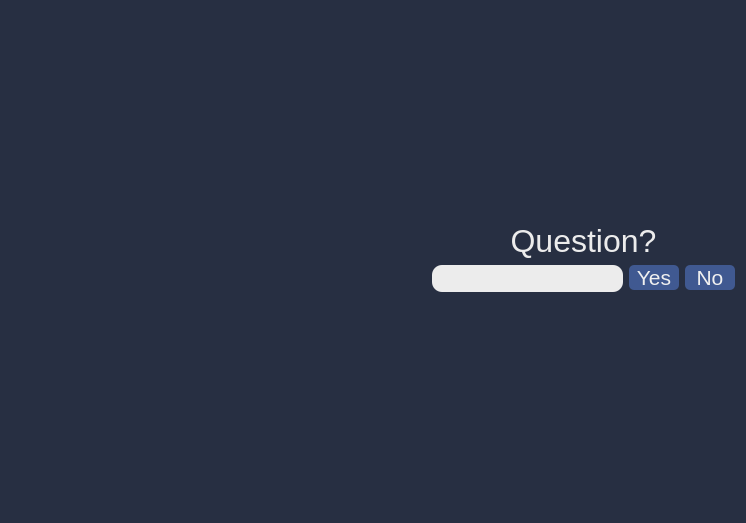
<?xml version="1.0" encoding="UTF-8"?>
<ui version="4.0">
 <class>DistractionQuestionWidget</class>
 <widget class="QWidget" name="DistractionQuestionWidget">
  <property name="geometry">
   <rect>
    <x>0</x>
    <y>0</y>
    <width>746</width>
    <height>523</height>
   </rect>
  </property>
  <property name="windowTitle">
   <string>Form</string>
  </property>
  <property name="styleSheet">
   <string notr="true">QWidget{
	color: rgb(236, 236, 236);
	background-color: rgb(39, 47,66);
	border-radius:10px;
}

QLineEdit{
background-color: rgb(236, 236, 236);
color: rgb(0,0,0);
}

QPushButton {
	border-radius: 5px;
}</string>
  </property>
  <layout class="QHBoxLayout" name="horizontalLayout" stretch="1,0,0">
   <item>
    <spacer name="horizontalSpacer">
     <property name="orientation">
      <enum>Qt::Horizontal</enum>
     </property>
     <property name="sizeType">
      <enum>QSizePolicy::Expanding</enum>
     </property>
     <property name="sizeHint" stdset="0">
      <size>
       <width>1920</width>
       <height>20</height>
      </size>
     </property>
    </spacer>
   </item>
   <item>
    <widget class="QLabel" name="_image">
     <property name="sizePolicy">
      <sizepolicy hsizetype="Preferred" vsizetype="Preferred">
       <horstretch>1</horstretch>
       <verstretch>1</verstretch>
      </sizepolicy>
     </property>
     <property name="minimumSize">
      <size>
       <width>0</width>
       <height>300</height>
      </size>
     </property>
     <property name="maximumSize">
      <size>
       <width>16777215</width>
       <height>600</height>
      </size>
     </property>
     <property name="text">
      <string/>
     </property>
    </widget>
   </item>
   <item>
    <layout class="QVBoxLayout" name="verticalLayout">
     <item alignment="Qt::AlignBottom">
      <widget class="QLabel" name="_questionLabel">
       <property name="font">
        <font>
         <pointsize>24</pointsize>
        </font>
       </property>
       <property name="text">
        <string>Question?</string>
       </property>
       <property name="alignment">
        <set>Qt::AlignCenter</set>
       </property>
       <property name="wordWrap">
        <bool>true</bool>
       </property>
      </widget>
     </item>
     <item>
      <layout class="QHBoxLayout" name="horizontalLayout_2">
       <item alignment="Qt::AlignTop">
        <widget class="QLineEdit" name="_textBox">
         <property name="font">
          <font>
           <pointsize>16</pointsize>
          </font>
         </property>
        </widget>
       </item>
       <item alignment="Qt::AlignTop">
        <widget class="QPushButton" name="_yesButton">
         <property name="minimumSize">
          <size>
           <width>50</width>
           <height>0</height>
          </size>
         </property>
         <property name="font">
          <font>
           <pointsize>16</pointsize>
          </font>
         </property>
         <property name="styleSheet">
          <string notr="true">background-color: rgb(64, 89, 145);
color: rgb(240, 240, 240);</string>
         </property>
         <property name="text">
          <string>Yes</string>
         </property>
        </widget>
       </item>
       <item alignment="Qt::AlignTop">
        <widget class="QPushButton" name="_noButton">
         <property name="minimumSize">
          <size>
           <width>50</width>
           <height>0</height>
          </size>
         </property>
         <property name="font">
          <font>
           <pointsize>16</pointsize>
          </font>
         </property>
         <property name="styleSheet">
          <string notr="true">background-color: rgb(64, 89, 145);
color: rgb(240, 240, 240);</string>
         </property>
         <property name="text">
          <string>No</string>
         </property>
        </widget>
       </item>
      </layout>
     </item>
    </layout>
   </item>
  </layout>
 </widget>
 <resources/>
 <connections/>
</ui>
